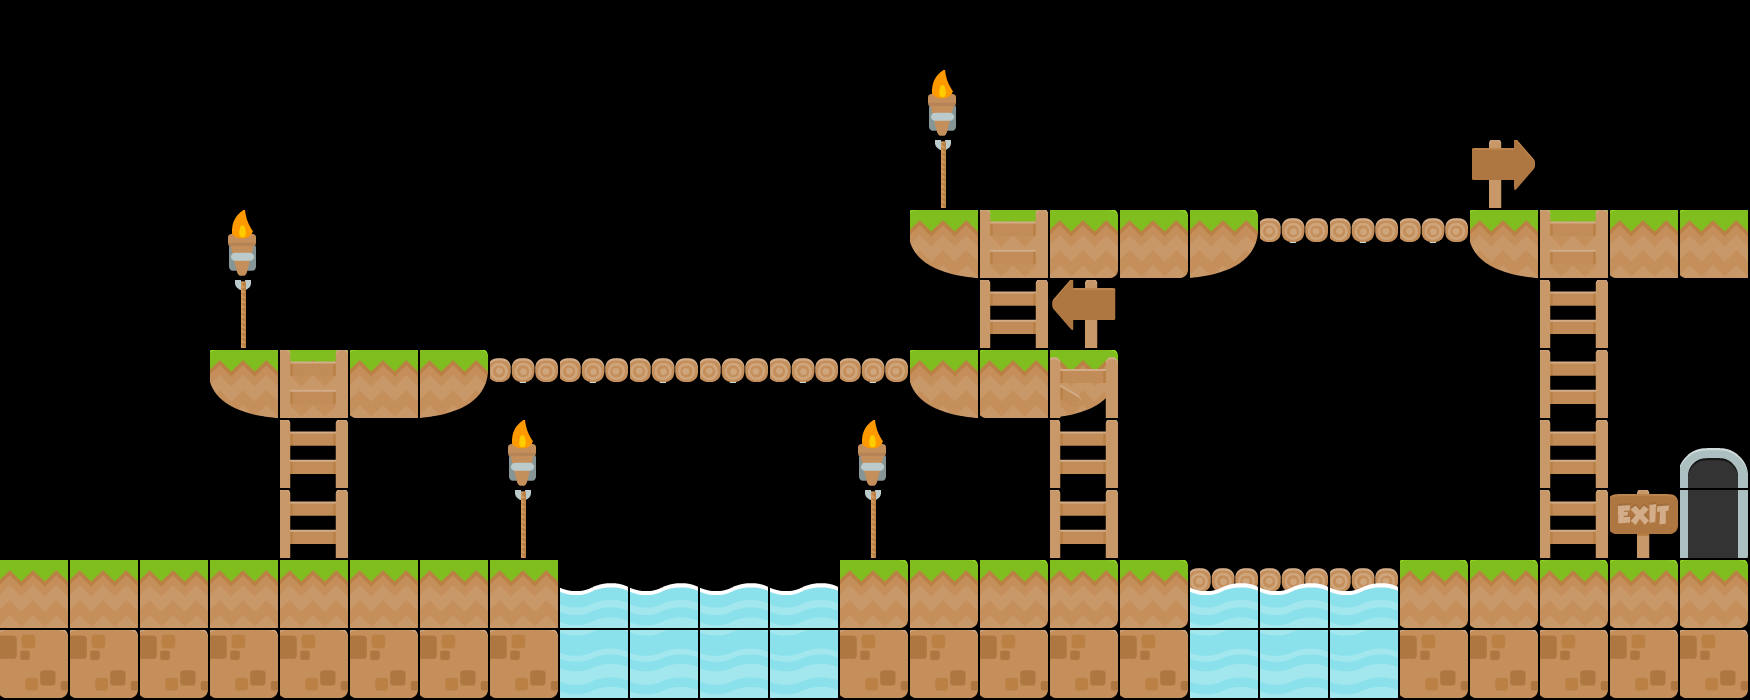

A level layout from a 2D game, rendered from its tile map. Below: a short description, then the map file with tile-grid data replaced by summaries:
An orthogonal 50x20 tile map with 35x35 px tiles, 2 tile layers (Layer 1 - Ground, Layer 2 - Ladders).

<map version="1.0" orientation="orthogonal" renderorder="right-down" width="50" height="20" tilewidth="35" tileheight="35" nextobjectid="1">
 <tileset firstgid="1" name="Platformer Tile Set (Base)" tilewidth="70" tileheight="70" spacing="2" margin="2">
  <image source="../Sprite Sheets/Platformer Art Complete Pack_0/Base pack/Tiles/tiles_spritesheet.png" width="914" height="936" />
 </tileset>
 <layer name="Layer 1 - Ground" width="50" height="20">
  <data>[1000 cells, 90 non-empty, 17 distinct tile ids]</data>
 </layer>
 <layer name="Layer 2 - Ladders" width="50" height="20">
  <data>[1000 cells, 14 non-empty, 3 distinct tile ids]</data>
 </layer>
</map>
